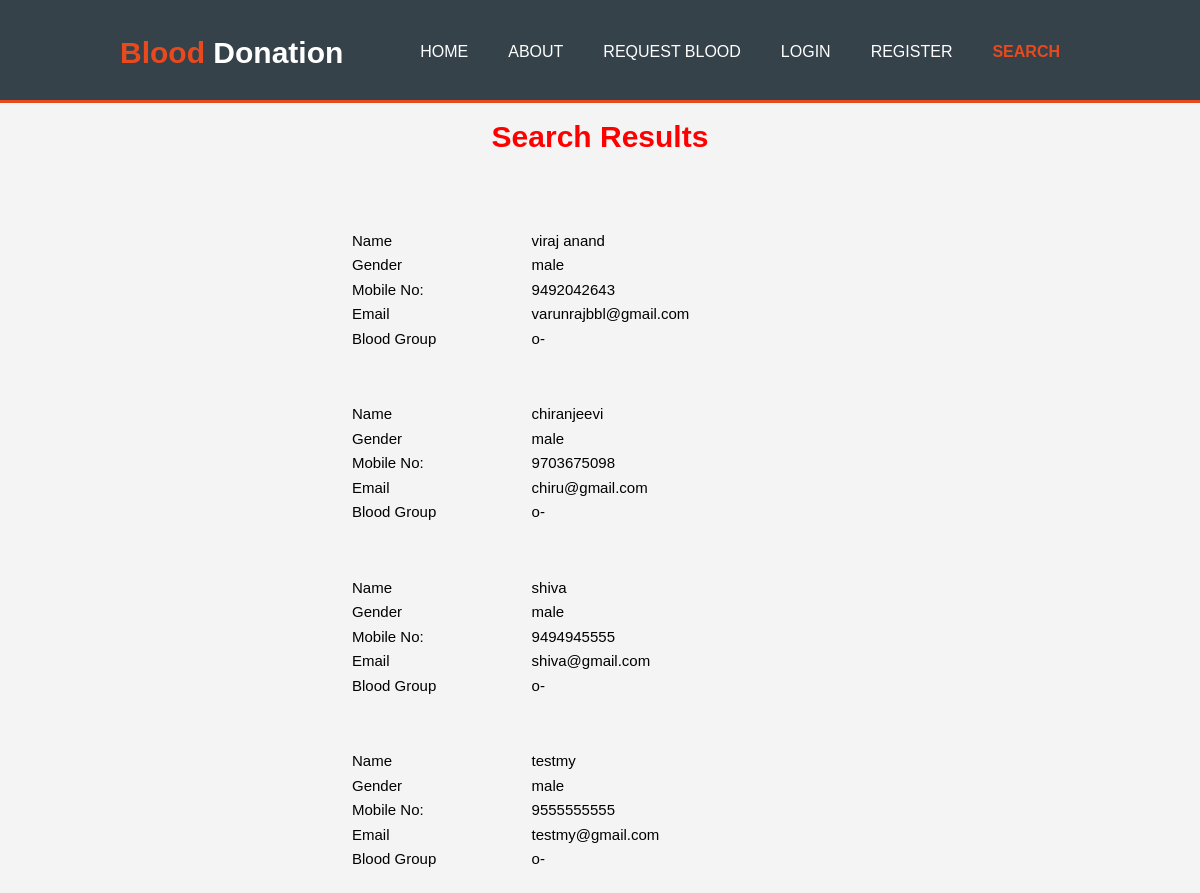
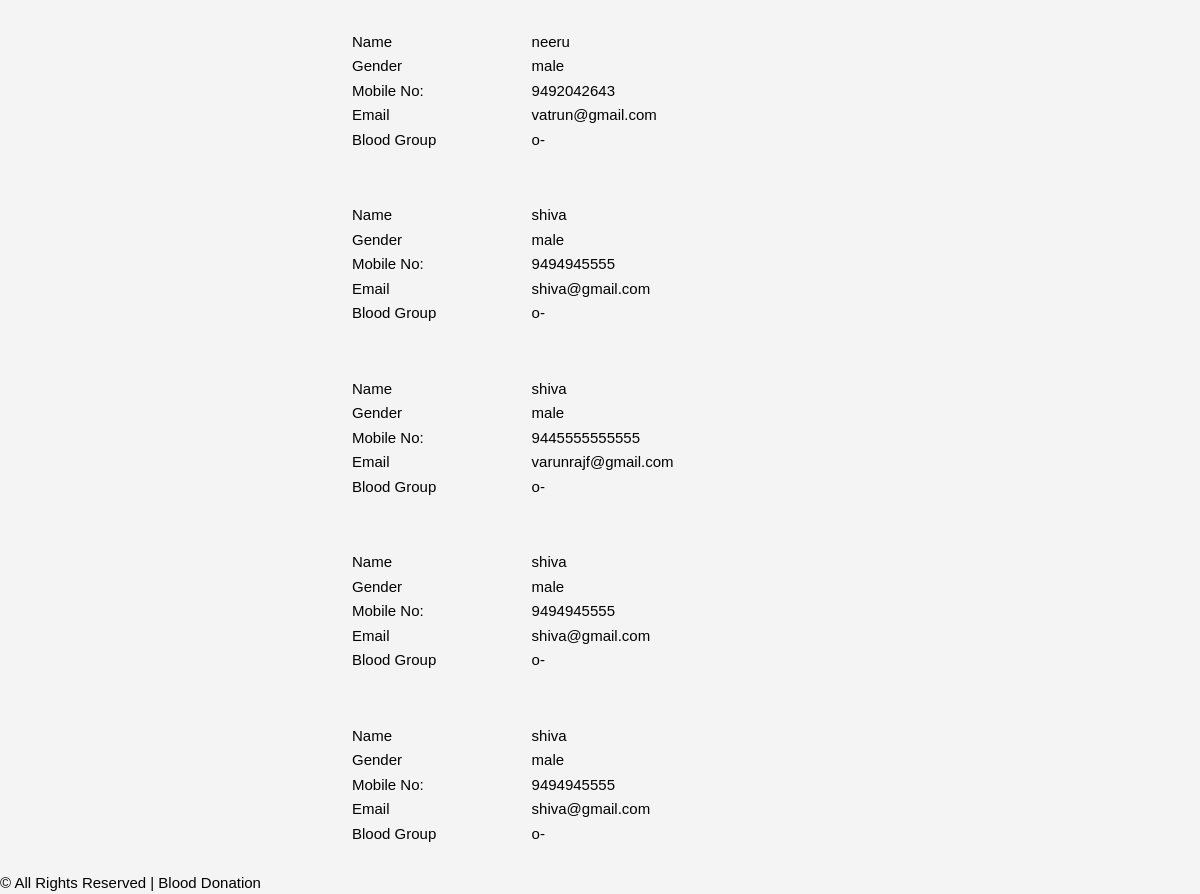
Screenshot of /result.php?bg=14 with the database file from the repository (2 pictures, top to bottom).
### tables this page shows
CREATE TABLE `donarregistration` (
  `donar_id` int(100) NOT NULL,
  `name` varchar(100) NOT NULL,
  `gender` varchar(100) NOT NULL,
  `age` varchar(100) NOT NULL,
  `mobile` varchar(100) NOT NULL,
  `b_id` int(100) NOT NULL,
  `email` varchar(100) NOT NULL,
  `pwd` int(100) NOT NULL,
  `city` varchar(100) NOT NULL
);

CREATE TABLE `bloodgroup` (
  `bg_id` int(100) NOT NULL,
  `bg_name` varchar(100) NOT NULL
);

### result.php (the view, shortened to what this page needs)
<!DOCTYPE html>
<html>
<head>
<link href="style (2).css" rel="stylesheet" type="text/css" media="all" />
<link href="css/flexslider.css" rel="stylesheet" type="text/css" media="all" />
</head>
<body>
<?php include('Admin/function.php'); ?>
 <header>
            <div class="container">
                <div id="branding">
                    <h1><span class="highlight">Blood</span> Donation</h1>
                </div>
                <nav>
                    <ul>
                        <li><a href="index.php" >Home</a></li>
                        <li><a href="about.html">About</a></li>
                         <li><a href="requests.php">Request Blood</a></li>
                        <li><a href="login.php">Login</a></li>
                        <li><a href="register.php">Register</a></li>
                        <li class="current"><a href="search.php">Search</a></li>
                    </ul>
                </nav>
            </div>
        </header>
<div class="nav_bg">
<div style=" height:auto">
     <form method="post" enctype="multipart/form-data">
      <table cellpadding="0" cellspacing="0" width="1100px" style="margin:auto">
  <tr>
            <td>
  <table cellpadding="0" cellspacing="0" width="800px" height="100px" style="margin:auto; border:0px" class="tableborder">
        <tr><td  align="center"><h1><span class=searchblood>Search Results</span></h1></td></tr>
        <tr><td >&nbsp;</td></tr>
               <?php
$cn=makeconnection();
$s="select * from donarregistration,bloodgroup where donarregistration.b_id='". $_REQUEST["bg"]."' and donarregistration.b_id=bloodgroup.bg_id";
  $result=mysqli_query($cn,$s);
  while($data=mysqli_fetch_array($result))
  {
?>
  <tr><td  >
            <table cellpadding="0" cellspacing="0" width="700px" height="150px" style="margin:auto; border:none;" class="tableborder">
               <tr><td width="100px"  align="center" style="vertical-align:middle">
                        <table cellpadding="0" width="500px" height="150px" style="border:none">
           <tr><td colspan="2">&nbsp;</td></tr>
                <tr><td><span class="title">Name&nbsp;&nbsp;&nbsp;&nbsp;&nbsp;&nbsp;&nbsp;&nbsp;&nbsp;&nbsp;&nbsp;&nbsp;&nbsp;&nbsp;&nbsp;&nbsp;&nbsp;&nbsp;&nbsp;&nbsp;&nbsp;&nbsp;&nbsp;&nbsp;&nbsp;&nbsp;&nbsp;&nbsp;&nbsp;&nbsp;&nbsp;&nbsp;&nbsp;</span></td><td><?php echo $data[1]; ?></td><td align="left" width="50%"></td></tr>
                 <tr><td><span class="title">Gender</span></td><td><?php echo $data[2]; ?></td></tr>
                  <tr><td style="width:24px"><span class="title">Mobile No:</span></td><td><?php echo $data[4]; ?></td></tr>
                  <tr><td><span class="title">Email</span></td><td><?php echo $data[6]; ?></td></tr>
                   <tr><td><span class="title">Blood Group</span></td><td><?php echo $data[10]; ?></td></tr>
                     <tr><td colspan="2">&nbsp;</td></tr>
                      </table>
                    </td></tr></table></td></tr>
   <?php }
   ?>
           </table></td></tr></table></form>
</div>
<div class="ftr-bg">
<div class="wrap">
<div class="footer">
		<div class="copy">
			<p class="title">© All Rights Reserved | Blood Donation</p>
		</div>
</div>
</div>
</div>
</body>
</html>

### Admin/function.php (shortened to what this page needs)
<!DOCTYPE html PUBLIC "-//W3C//DTD XHTML 1.0 Transitional//EN" "http://www.w3.org/TR/xhtml1/DTD/xhtml1-transitional.dtd">
<html xmlns="http://www.w3.org/1999/xhtml">
<head>
</head>
<body>
</body>
</html>

### style (2).css (style rules this page uses)
* { margin: 0px; padding: 0px; }
body { font: 15px/1.5 Arial, Helvetica,sans-serif; padding:0; margin:0; background-color:#f4f4f4; }
.container { width:80%; margin:auto; overflow:hidden; }
ul { margin:0; padding:0; }
header { background:#35424a; color:#ffffff; padding-top:30px; min-height:70px; border-bottom:#e8491d 3px solid; }
header a { color:#ffffff; text-decoration:none; text-transform: uppercase; font-size:16px; }
header li { float:left; display:inline; padding: 0 20px 0 20px; }
header #branding { float:left; }
header #branding h1 { margin:0; }
header nav { float:right; margin-top:10px; }
header .highlight, header .current a { color:#e8491d; font-weight:bold; }
table .searchblood { color:red; }

### rows the page displays
donarregistration: name "viraj anand", gender "male", mobile "9492042643", email "varunrajbbl@gmail.com", bloodgroup.bg_name "o-"
donarregistration: name "chiranjeevi", gender "male", mobile "9703675098", email "chiru@gmail.com", bloodgroup.bg_name "o-"
donarregistration: name "shiva", gender "male", mobile "9494945555", email "shiva@gmail.com", bloodgroup.bg_name "o-"
donarregistration: name "testmy", gender "male", mobile "9555555555", email "testmy@gmail.com", bloodgroup.bg_name "o-"
donarregistration: name "neeru", gender "male", mobile "9492042643", email "vatrun@gmail.com", bloodgroup.bg_name "o-"
donarregistration: name "shiva", gender "male", mobile "9494945555", email "shiva@gmail.com", bloodgroup.bg_name "o-"
donarregistration: name "shiva", gender "male", mobile "9445555555555", email "varunrajf@gmail.com", bloodgroup.bg_name "o-"
donarregistration: name "shiva", gender "male", mobile "9494945555", email "shiva@gmail.com", bloodgroup.bg_name "o-"
donarregistration: name "shiva", gender "male", mobile "9494945555", email "shiva@gmail.com", bloodgroup.bg_name "o-"
